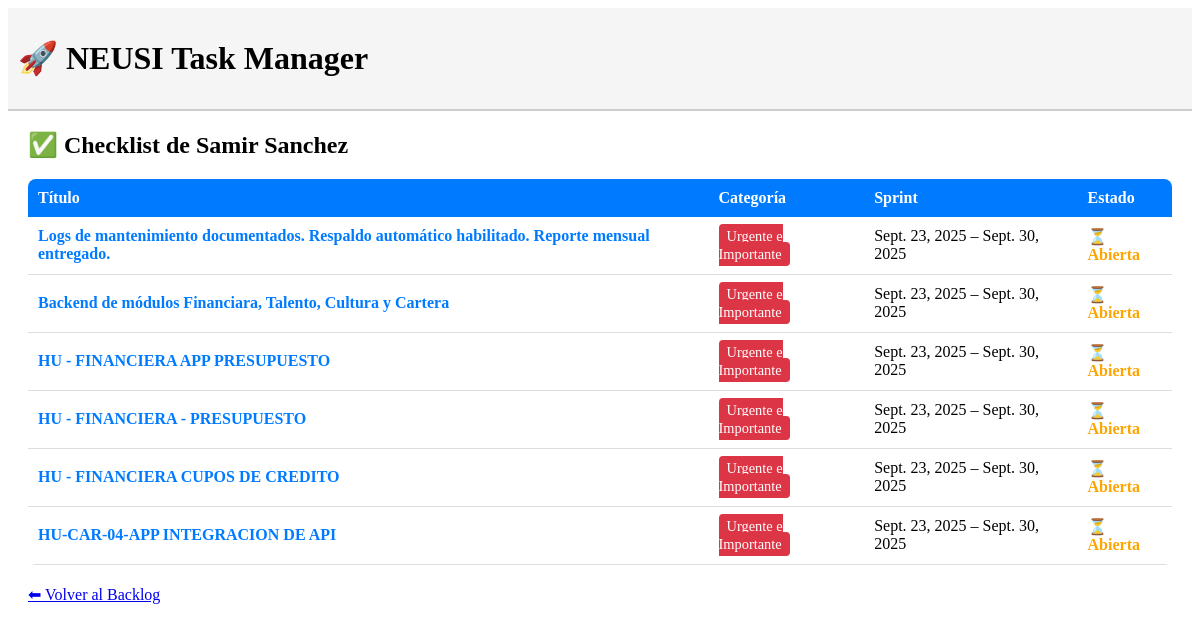
The page /checklist/64/ (signed in) on the database its author committed.
### backlog/models.py (models this page shows, shortened)
class Integrante(models.Model):
    ROL_PERMISOS = {
        "Lider Bases de datos": ["crear_tareas", "agregar_evidencias", "editar_tareas"],
        "Scrum Master / PO": ["crear_tareas", "agregar_evidencias", "editar_tareas"],
    }
    user = models.OneToOneField(User, on_delete=models.CASCADE)
    rol = models.CharField(max_length=100, blank=True)
    def puede_crear_tareas(self):
        permisos = self.ROL_PERMISOS.get(self.rol, [])
        return "crear_tareas" in permisos

class Tarea(models.Model):
    MATRIZ_CHOICES = [
        ("UI", "Urgente e Importante"),
        ("NUI", "No Urgente e Importante"),
        ("UNI", "Urgente y No Importante"),
        ("NUNI", "No Urgente y No Importante"),
    ]
    ESTADO_CHOICES = [
        ("NUEVO", "Nuevo"),
        ("APROBADO", "Aprobado"),
        ("EN_PROGRESO", "En Progreso"),
        ("COMPLETADO", "Completado"),
        ("BLOQUEADO", "Bloqueado"),
    ]
    titulo = models.CharField(max_length=200)
    descripcion = models.TextField(blank=True)
    criterios_aceptacion = models.TextField(
        blank=True,
        help_text="Criterios que deben cumplirse para cerrar esta tarea"
    )
    categoria = models.CharField(max_length=4, choices=MATRIZ_CHOICES)
    estado = models.CharField(
        max_length=20,
        choices=ESTADO_CHOICES,
        default="NUEVO",
        help_text="Estado actual de la tarea en el workflow"
    )
    asignado_a = models.ForeignKey(
        Integrante,
        on_delete=models.SET_NULL,
        null=True,
        blank=True,
        related_name="tareas_asignadas"
    )
    sprint = models.ForeignKey(Sprint, on_delete=models.CASCADE)
    completada = models.BooleanField(default=False)
    fecha_cierre = models.DateTimeField(null=True, blank=True)
    informe_cierre = models.FileField(
        upload_to="informes_cierre/",
        blank=True,
        null=True,
        help_text="Archivo requerido para cerrar la tarea"
    )

class Sprint(models.Model):
    nombre = models.CharField(max_length=50, default="Sprint")
    inicio = models.DateField()
    fin = models.DateField()

### backlog/views.py (the view)
# urls.py: path("checklist/<int:integrante_id>/", views.checklist_view, name="checklist"),
@login_required
def checklist_view(request, integrante_id):
    integrante = get_object_or_404(Integrante, id=integrante_id)
    try:
        usuario_integrante = request.user.integrante
        tiene_permisos_admin = usuario_integrante.puede_crear_tareas()
    except AttributeError:
        tiene_permisos_admin = False
        usuario_integrante = None
    if not tiene_permisos_admin and integrante != usuario_integrante:
        messages.error(request, "❌ No puedes ver el checklist de otro integrante.")
        return redirect("backlog_lista")
    tareas = Tarea.objects.filter(
        asignado_a=integrante,
        completada=False
    ).select_related("sprint").order_by("sprint__inicio", "categoria")
    return render(request, "backlog/checklist.html", {
        "integrante": integrante,
        "tareas": tareas,
    })

### backlog/templates/backlog/checklist.html (shortened to what this page needs)
{% extends "base.html" %}
{% block content %}
<div style="margin: 20px;">
    <h2>✅ Checklist de {{ integrante.user.get_full_name|default:integrante.user.username }}</h2>
    {% if tareas %}
        <table style="width: 100%; border-collapse: collapse; margin-top: 15px; background: #f8f9fa; border-radius: 8px; overflow: hidden;">
            <thead style="background: #007bff; color: white;">
                <tr>
                    <th style="padding: 10px; text-align: left;">Título</th>
                    <th style="padding: 10px; text-align: left;">Categoría</th>
                    <th style="padding: 10px; text-align: left;">Sprint</th>
                    <th style="padding: 10px; text-align: left;">Estado</th>
                </tr>
            </thead>
            <tbody>
                {% for tarea in tareas %}
                <tr style="border-bottom: 1px solid #ddd; background: white;">
                    <td style="padding: 10px;">
                        <a href="{% url 'detalle_tarea' tarea.id %}" style="text-decoration: none; color: #007bff; font-weight: bold;">
                            {{ tarea.titulo }}
                        </a>
                    </td>
                    <td style="padding: 10px;">
                        <span class="badge
                            {% if tarea.categoria == 'UI' %}badge-ui
                            {% elif tarea.categoria == 'NUI' %}badge-nui
                            {% elif tarea.categoria == 'UNI' %}badge-uni
                            {% else %}badge-nuni{% endif %}">
                            {{ tarea.get_categoria_display }}
                        </span>
                    </td>
                    <td style="padding: 10px;">
                        {{ tarea.sprint.inicio }} – {{ tarea.sprint.fin }}
                    </td>
                    <td style="padding: 10px;">
                        {% if tarea.completada %}
                            <span style="color: green; font-weight: bold;">✔ Cerrada</span>
                        {% else %}
                            <span style="color: orange; font-weight: bold;">⏳ Abierta</span>
                        {% endif %}
                    </td>
                </tr>
                {% endfor %}
            </tbody>
        </table>
    {% else %}
        <p style="margin-top: 15px; color: #666; font-style: italic;">
            No tienes tareas asignadas en este sprint.
        </p>
    {% endif %}
    <div style="margin-top: 20px;">
        <a href="{% url 'backlog_lista' %}" class="btn btn-secondary">⬅ Volver al Backlog</a>
    </div>
</div>
{% endblock %}

### backlog/templates/backlog/checklist.html (style rules this page uses)
.badge { padding: 4px 8px; border-radius: 4px; color: white; font-size: 0.9em; }
.badge-ui { background-color: #dc3545; }

### rows shown on the page
Integrante: user.get_full_name "Samir Sanchez"
Tarea: titulo "Logs de mantenimiento documentados. Respaldo automático habilitado. Reporte mensual entregado.", categoria "Urgente e Importante", sprint.inicio "Sept. 23, 2025", sprint.fin "Sept. 30, 2025", completada "⏳ Abierta"
Tarea: titulo "Backend de módulos Financiara, Talento, Cultura y Cartera", categoria "Urgente e Importante", sprint.inicio "Sept. 23, 2025", sprint.fin "Sept. 30, 2025", completada "⏳ Abierta"
Tarea: titulo "HU - FINANCIERA APP PRESUPUESTO", categoria "Urgente e Importante", sprint.inicio "Sept. 23, 2025", sprint.fin "Sept. 30, 2025", completada "⏳ Abierta"
Tarea: titulo "HU - FINANCIERA - PRESUPUESTO", categoria "Urgente e Importante", sprint.inicio "Sept. 23, 2025", sprint.fin "Sept. 30, 2025", completada "⏳ Abierta"
Tarea: titulo "HU - FINANCIERA CUPOS DE CREDITO", categoria "Urgente e Importante", sprint.inicio "Sept. 23, 2025", sprint.fin "Sept. 30, 2025", completada "⏳ Abierta"
Tarea: titulo "HU-CAR-04-APP INTEGRACION DE API", categoria "Urgente e Importante", sprint.inicio "Sept. 23, 2025", sprint.fin "Sept. 30, 2025", completada "⏳ Abierta"
